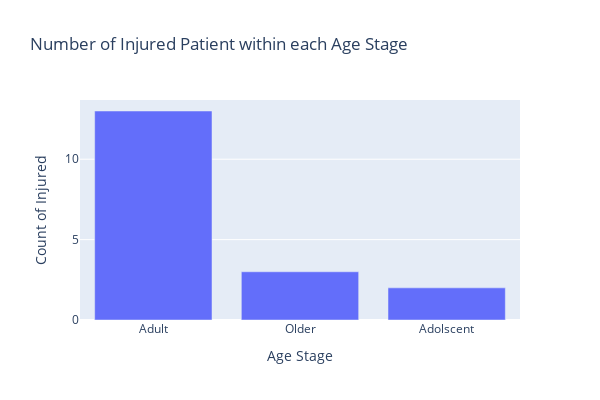

Notebook cell for this chart:
### Code cell
fig = ex.bar(Age_stage_value_counts, x=Age_stage_value_counts.index, y=Age_stage_value_counts.values, 
            title='Number of Injured Patient within each Age Stage')

fig.update_layout(width = 600, height = 400,  yaxis_title='Count of Injured', xaxis_title = 'Age Stage')
fig.show()

### Figure 1 — Plotly figure (JSON) as saved in the notebook; plotly's stock layout.template omitted (floating-point values rounded to 4 significant figures)
{"data": [{"alignmentgroup": "True", "hovertemplate": "index=%{x}<br>y=%{y}<extra></extra>", "legendgroup": "", "marker": {"color": "#636efa", "pattern": {"shape": ""}}, "name": "", "offsetgroup": "", "orientation": "v", "showlegend": false, "textposition": "auto", "type": "bar", "x": ["Adult", "Older", "Adolscent"], "xaxis": "x", "y": [13, 3, 2], "yaxis": "y"}], "layout": {"barmode": "relative", "height": 400, "legend": {"tracegroupgap": 0}, "title": {"text": "Number of Injured Patient within each Age Stage"}, "width": 600, "xaxis": {"anchor": "y", "domain": [0, 1], "title": {"text": "Age Stage"}}, "yaxis": {"anchor": "x", "domain": [0, 1], "title": {"text": "Count of Injured"}}}}
